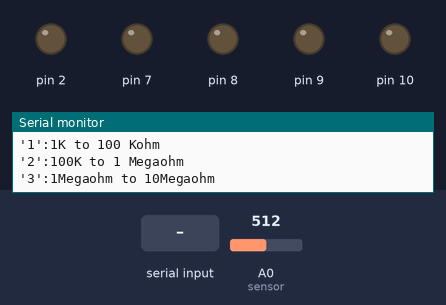
Bench run of a sketch on a simulated Arduino Uno, built with avr-gcc and run on an emulated ATmega328P. On the bench: output pins drawn as LEDs (lit = HIGH), the last lines printed to the serial monitor. Inputs (shaded band) come from the test bench; at power-on: A0 (sensor) = 512.

Above: at 1.2 s.
1.3 s: "1" received over Serial
At 1.9 s:
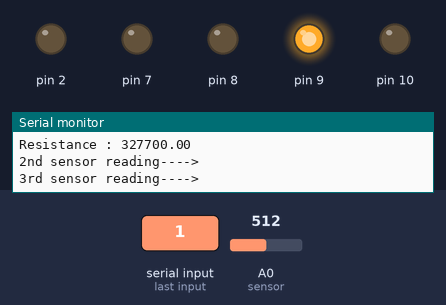
2.8 s: "2" received over Serial
At 3.3 s:
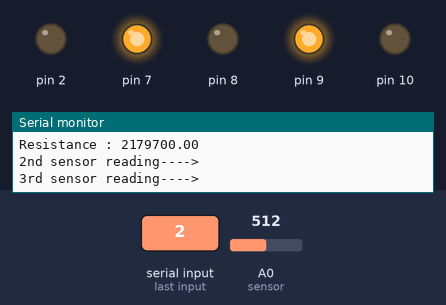
4.3 s: "3" received over Serial
At 5.5 s:
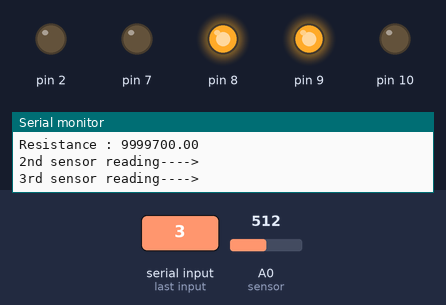
Timing chart, 0 to 7.3 s (numbered marks = the images above; inputs shaded):
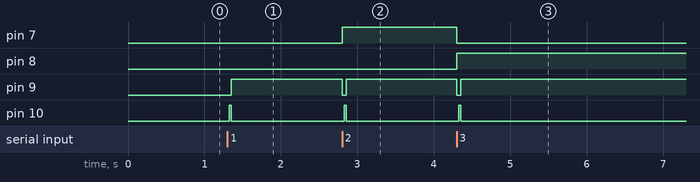

Measured:
- after the input at 1.3 s, pin 9: LOW → HIGH after 0.05 s; pin 10: LOW → HIGH at once, → LOW 0.03 s later
- after the input at 2.8 s, pin 7: LOW → HIGH at once; pin 9: HIGH → LOW at once, → HIGH 0.05 s later; pin 10: LOW → HIGH at once, → LOW 0.03 s later
- after the input at 4.3 s, pin 7: HIGH → LOW at once; pin 8: LOW → HIGH at once; pin 9: HIGH → LOW at once, → HIGH 0.05 s later; pin 10: LOW → HIGH at once, → LOW 0.03 s later

The sketch:

with_arduino_3sweeps_13_Aug.ino
```cpp
const int sec1=2;
const int sec=1;
const int Rin=300;
float data=0;
float Vin= 3.3;
float Vout= 0;
float Rsen= 0,R2=0;
float Rref1=328000;
float Rref2=2180000;
float Rref3=10000000;
float buffer=0;
float temp=0;
bool flag=true;
char R1_select;
char R2_select;
char R3_select;

void setup()
{
  pinMode(7,OUTPUT);
  pinMode(8,OUTPUT);
  pinMode(9,OUTPUT);
  pinMode(10,OUTPUT);

  pinMode(2,OUTPUT);
  analogReference(EXTERNAL);
  Serial.begin(9600);
  Serial.println("Select reference range for sensors [without any space]" );
      Serial.println("'1':1K to 100 Kohm ");
      Serial.println("'2':100K to 1 Megaohm ");
      Serial.println("'3':1Megaohm to 10Megaohm ");
      delay(sec);


}


void loop()
{
  if(Serial.available())
  {
  for(int a=0;a<3;a++)
  {
    if(a==0)
    {

      digitalWrite(9,LOW);
      digitalWrite(10,LOW);      //LSB
      Serial.println("1st sensor reading----> ");

      R1_select=Serial.read();
      switch(R1_select)
      {
        case '1':
        {
          //0th channel resistance w.r.t first reference
          Serial.println("Reference: 1K to 100K");
          digitalWrite(7,LOW);        //LSB
          digitalWrite(8,LOW);
          delay(sec1);
            data= analogRead(A0);   //voltage across the sensor

            float vol=(data*Vin)/1024.0;     //ADC conversion of volatge

            //unknown resistance calculation
            buffer=(Vin-vol)/Rref1;     //current
            R2=vol/buffer;        //Senosr Resistance
            Rsen=R2-Rin;

            Serial.print("Voltage=");
            Serial.println(vol);
            Serial.print("Resistance : ");
            Serial.println(Rsen);


        }
        break;
        case '2':
        {
          //0th channel resistance w.r.t second reference
          Serial.println("Reference: 100K to 1M");
          digitalWrite(7,HIGH);
          digitalWrite(8,LOW);
          delay(sec1);
            data= analogRead(A0);

            float vol=(data*Vin)/1024.0;

            //unknown resistance calculated
            buffer=(Vin-vol)/Rref2;     //current
            R2=vol/buffer;

            Rsen=R2-Rin;

            Serial.print("Voltage=");
            Serial.println(vol);

            Serial.print("Resistance : ");
            Serial.println(Rsen);


              }
        break;
        case '3':
        {
          //0th channel resistance w.r.t third reference
          Serial.println("Reference: 1M to 10M");
          digitalWrite(7,LOW);
          digitalWrite(8,HIGH);
          //digitalWrite(12,HIGH);
          delay(sec1);
            data= analogRead(A0);
            float vol=(data*Vin)/1024.0;

            //unknown resistance calculated
            buffer=(Vin-vol)/Rref3;     //current
            R2=vol/buffer;

            Rsen=R2-Rin;

            Serial.print("Voltage=");
            Serial.println(vol);

            Serial.print("Resistance : ");
            Serial.println(Rsen);
            //digitalWrite(12,LOW);

              }
        break;
      }


    }

    else if(a==1)
    {

      digitalWrite(9,LOW);
      digitalWrite(10,HIGH);      //LSB
      Serial.println("2nd sensor reading----> ");

     R2_select=Serial.read();
      switch(R2_select)
      {
        case '1':
        {
          //1st channel resistance w.r.t first reference
          Serial.println("Reference: 1K to 100K");
          digitalWrite(7,LOW);        //LSB
          digitalWrite(8,LOW);
          delay(sec1);

            data= analogRead(A0);

            float vol=(data*Vin)/1024.0;


            //unknown resistance calculated
            buffer=(Vin-vol)/Rref1;     //current
            R2=vol/buffer;

            Rsen=R2-Rin;

            Serial.print("Voltage=");
            Serial.println(vol);

            Serial.print("Resistance : ");
            Serial.println(Rsen);


        }
        break;
        case '2':
        {
          //1st channel resistance w.r.t second reference
          Serial.println("Reference: 100K to 1M");
          digitalWrite(7,HIGH);
          digitalWrite(8,LOW);
          delay(sec1);

            data= analogRead(A0);

            float vol=(data*Vin)/1024.0;

            //unknown resistance calculated
            buffer=(Vin-vol)/Rref2;     //current
            R2=vol/buffer;

            Rsen=R2-Rin;

            Serial.print("Voltage=");
            Serial.println(vol);

            Serial.print("Resistance : ");
            Serial.println(Rsen);


              }
        break;
        case '3':
        {
          //1st channel resistance w.r.t third reference
          Serial.println("Reference: 1M to 10M");
          digitalWrite(7,LOW);
          digitalWrite(8,HIGH);
          //digitalWrite(12,HIGH);
          delay(sec1);

            data= analogRead(A0);

            float vol=(data*Vin)/1024.0;


            //unknown resistance calculated
            buffer=(Vin-vol)/Rref3;     //current
            R2=vol/buffer;

            Rsen=R2-Rin;

            Serial.print("Voltage=");
            Serial.println(vol);

            Serial.print("Resistance : ");
            Serial.println(Rsen);
            //digitalWrite(12,LOW);
              }
        break;
      }
    }

    else if(a==2)
    {

      digitalWrite(9,HIGH);
      digitalWrite(10,LOW);      //LSB
      Serial.println("3rd sensor reading----> ");


      R3_select=Serial.read();
      switch(R3_select)
      {
        case '1':
        {
          //2nd channel resistance w.r.t first reference
          Serial.println("Reference: 1K to 100K");
          digitalWrite(7,LOW);        //LSB
          digitalWrite(8,LOW);
          delay(sec1);

            data= analogRead(A0);

            float vol=(data*Vin)/1024.0;


            //unknown resistance calculated
            buffer=(Vin-vol)/Rref1;     //current
            R2=vol/buffer;

            Rsen=R2-Rin;

            Serial.print("Voltage=");
            Serial.println(vol);

            Serial.print("Resistance : ");
            Serial.println(Rsen);


        }
        break;
        case '2':
        {
          //2nd channel resistance w.r.t second reference
          Serial.println("Reference: 100K to 1M");
          digitalWrite(7,HIGH);
          digitalWrite(8,LOW);
          delay(sec1);

            data= analogRead(A0);

            float vol=(data*Vin)/1024.0;

            //unknown resistance calculated
            buffer=(Vin-vol)/Rref2;     //current
            R2=vol/buffer;

            Rsen=R2-Rin;

            Serial.print("Voltage=");
            Serial.println(vol);

            Serial.print("Resistance : ");
            Serial.println(Rsen);


              }
        break;
        case '3':
        {
          //2nd channel resistance w.r.t third reference
          Serial.println("Reference: 1M to 10M");
          digitalWrite(7,LOW);
          digitalWrite(8,HIGH);
          //digitalWrite(12,HIGH);
          delay(sec1);

            data= analogRead(A0);

            float vol=(data*Vin)/1024.0;

            //unknown resistance calculated
            buffer=(Vin-vol)/Rref3;     //current
            R2=vol/buffer;

            Rsen=R2-Rin;

            Serial.print("Voltage=");
            Serial.println(vol);

            Serial.print("Resistance : ");
            Serial.print(Rsen);
            //digitalWrite(12,LOW);
              }
        break;
      }
    }

    else
    {
      Serial.println("No sensor connected");
    }
    //delay(sec);
  }
}
else
{
  delay(sec1);

  delay(sec1);
  }
}
```
